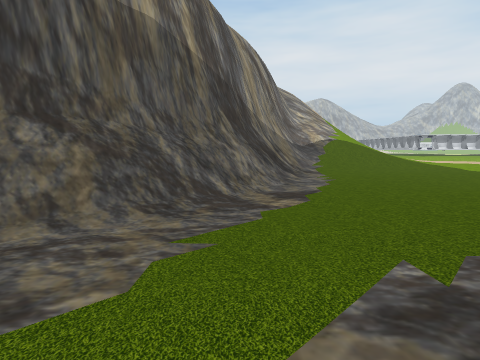
[1] (above)

13 first-person views from a walk through a 3-D level made in the Unity game engine. The camera is 1.3 m above the floor, tilts 6° down and sees 80° across. The floor is counted in squares, 2 m on a side. Each view is taken from the middle of a square. On the plan, view 1 faces up. The plan holds only what a view shows up to about 9 squares ahead; the rest is blank. The place goes on beyond the plan.

[2]
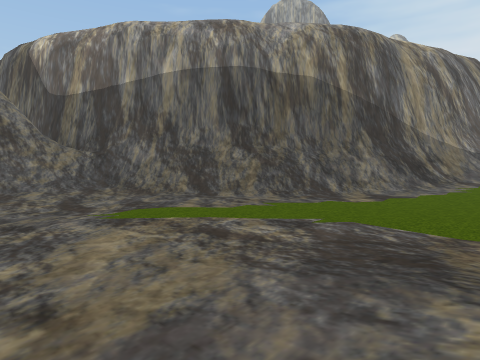

[3]
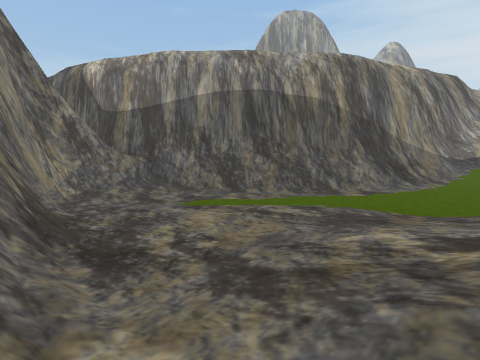

[4]
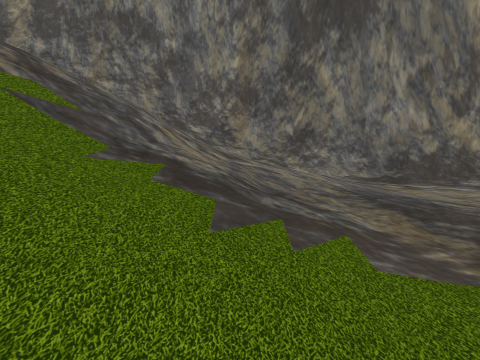

[5]
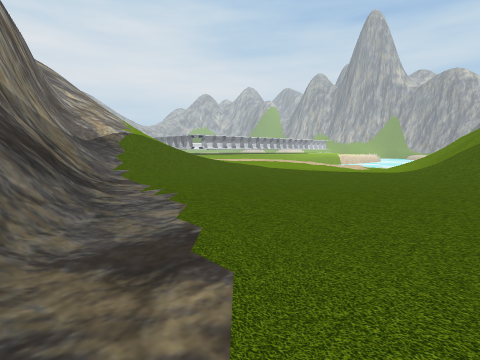

[6]
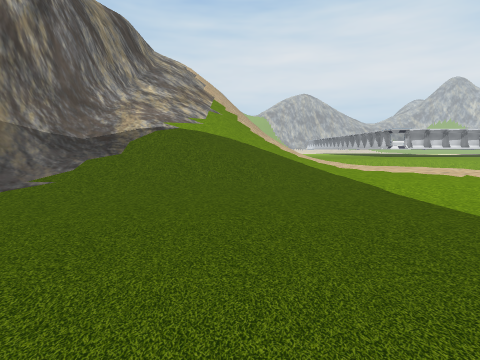

[7]
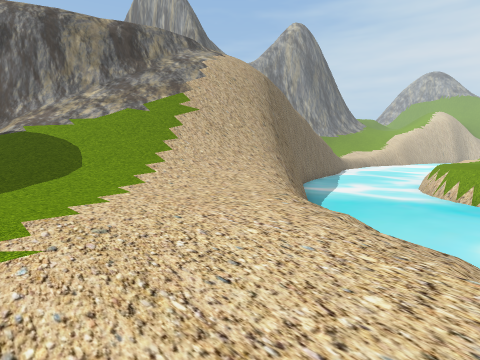

[8]
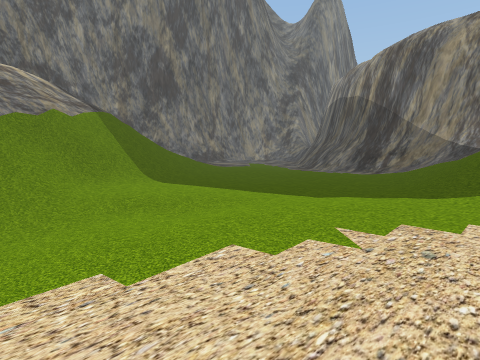

[9]
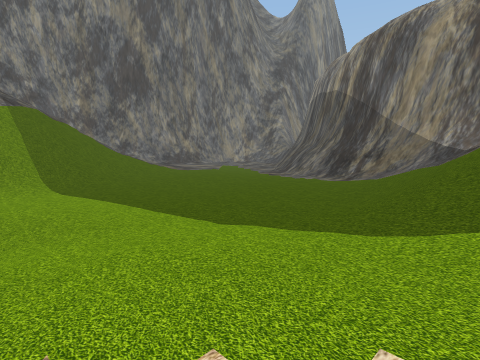

[10]
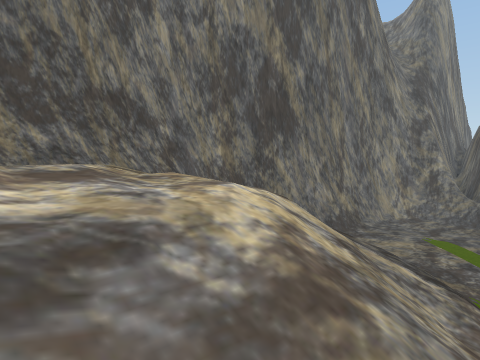

[11]
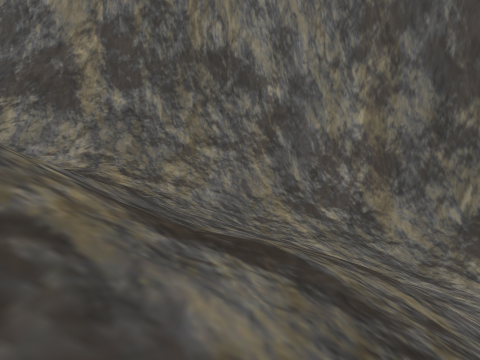

[12]
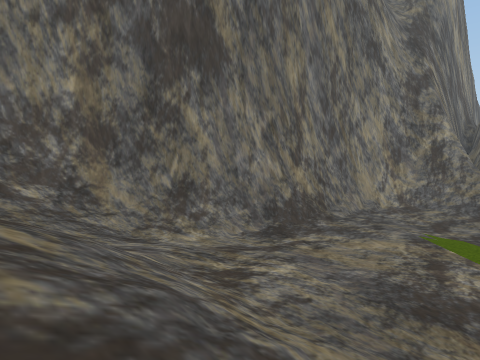

[13]
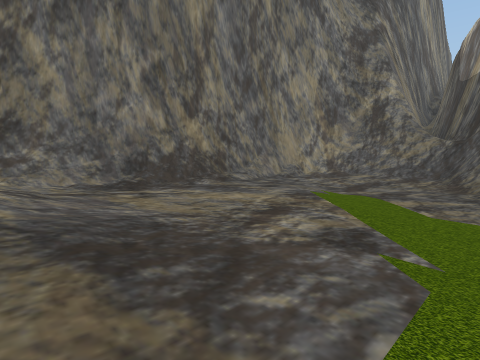

### Floor plan
Key: @ floor where view 1 was taken; # wall or solid block; x gap in a wall; . main floor; : floor 0.5 m higher than the main floor; - floor 0.5 m lower than the main floor; + floor 10.5 m higher than the main floor; / step, stairs or slope; = window, fence, low wall or low ledge; ≈ liquid the walk keeps out of; ^ raised ledge; v drop or lower ground.
Columns run from 9 left of view 1 to 11 right of it. Each row starts with its distance up from view 1.
 21                   vv
 20                  vvv
 19                 ≈≈≈≈
 18                v≈≈≈≈
 17               vv≈≈≈≈
 16              //#v≈≈≈≈
 15             //// ≈ ≈≈
 14           v#//////
 13          /v#///////≈
 12          /v#/////:://
 11          /##/////::..
 10         /v#//////..//
  9         /v#///.././//
  8         v##/......///
  7        +v#/......./--
  6       +v##/.......///
  5      +vv#=.......////
  4     +vv#^.....///////
  3    +vv#^.....///////
  2    v##=...../////////
  1 +v###/....../////////
  0 vvx///...@.//////////
 -1   ##//./.../////// //
 -2    ###/....////////
 -3      ####///////////
 -4         ####/////////
 -5            ##########

Where each view was taken, in squares from view 1:
view 1: 0 up, 0 right, facing up
view 2: 2 down, 3 right, facing up-left
view 3: 4 down, 4 right, facing up-left
view 4: 3 up, 4 right, facing down
view 5: 3 up, 0 right, facing up-right
view 6: 5 up, 5 right, facing up
view 7: 10 up, 11 right, facing up-left
view 8: 11 up, 11 right, facing down-left
view 9: 11 up, 9 right, facing down-left
view 10: 2 up, 11 right, facing down-left
view 11: 1 up, 7 right, facing down
view 12: 1 up, 6 right, facing down-left
view 13: 2 up, 3 right, facing down-left
